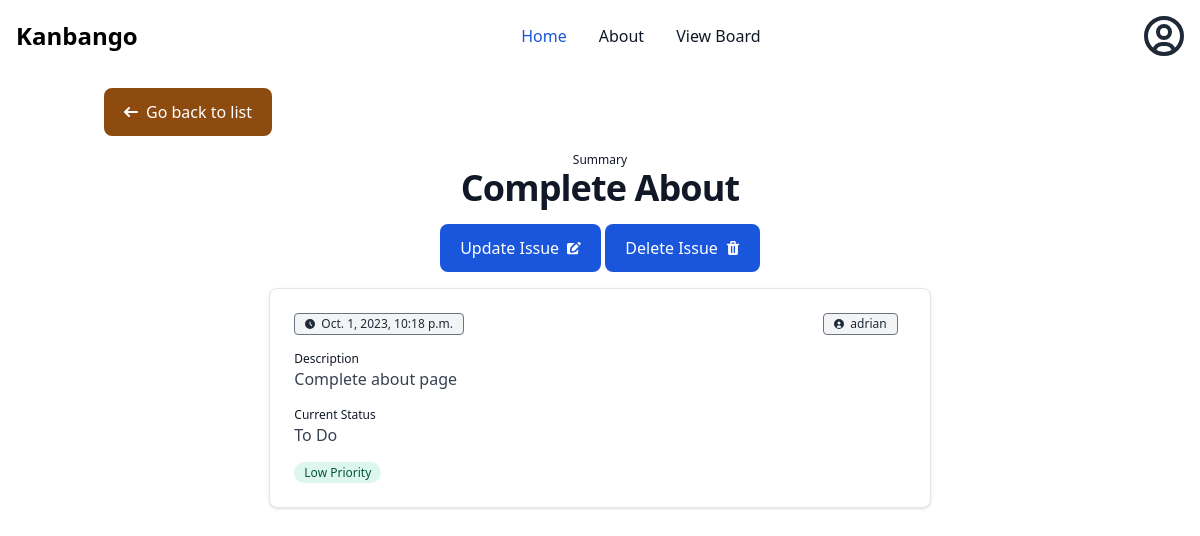
/issues/2/ (signed in), run on an earlier commit of the app's database.
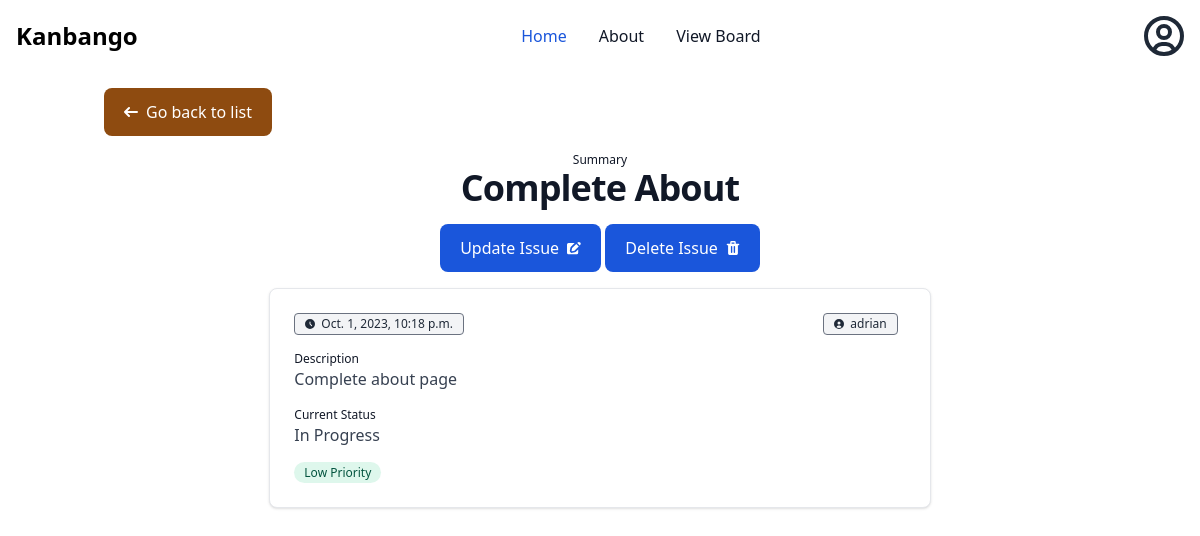
And on a later commit of the database.
### issues/models.py (models this page shows, shortened)
class Issue(models.Model):
    summary = models.CharField(max_length=512)
    description = models.TextField()
    reporter = models.ForeignKey(
        get_user_model(),
        on_delete=models.CASCADE
    )
    assignee = models.ForeignKey(
        get_user_model(),
        on_delete=models.CASCADE,
        related_name="assignee",
        blank=True, null=True
    )
    status = models.ForeignKey(
        Status,
        on_delete=models.CASCADE
    )
    priority = models.ForeignKey(
        Priority,
        on_delete=models.CASCADE
    )
    created_on = models.DateTimeField(auto_now_add=True)

class Status(models.Model):
    name = models.CharField(max_length=128)
    description = models.CharField(max_length=256)
    def __str__(self):
        return self.name

class Priority(models.Model):
    name = models.CharField(max_length=128)
    description = models.CharField(max_length=256)
    def __str__(self):
        return self.name

### accounts/models.py (models this page shows)
class CustomUser(AbstractUser):
    team = models.ForeignKey(
        Team,
        on_delete=models.CASCADE,
        null = True, blank = True
    )
    role = models.ForeignKey(
        Role,
        on_delete=models.CASCADE,
        null = True, blank = True
    )

### issues/views.py (the view)
# urls.py: path("<int:pk>/", views.IssueDetailView.as_view(), name="detail"),
class IssueDetailView(LoginRequiredMixin, DetailView):
    template_name = "issues/detail.html"
    model = Issue

### templates/issues/detail.html (shortened to what this page needs)
{% extends 'base.html' %}
{% block content %}
<div class="container mx-auto px-4 mb-4">
    <a href="{%url 'list' %}"
        class="inline-flex items-center justify-center px-5 py-3 text-base font-medium text-center text-white bg-yellow-700 rounded-lg hover:bg-blue-800 focus:ring-4 focus:ring-blue-300 dark:focus:ring-blue-900">
        <svg class="w-3.5 h-3.5 mr-2" aria-hidden="true" xmlns="http://www.w3.org/2000/svg" fill="none" viewBox="0 0 14 10">
            <path stroke="currentColor" stroke-linecap="round" stroke-linejoin="round" stroke-width="2" d="M13 5H1m0 0 4 4M1 5l4-4"/>
          </svg>
        Go back to list
    </a>
</div>
<div class="container mx-auto px-4 text-center">
    <p class="text-xs text-gray-900 dark:text-white">Summary</p>
    <h1
        class="mb-4 text-2xl font-extrabold leading-none tracking-tight text-gray-900 md:text-3xl lg:text-4xl dark:text-white">
        {{issue.summary}}</h1>
    <a href="{%url 'update' issue.id %}"
        class="inline-flex items-center justify-center px-5 py-3 text-base font-medium text-center text-white bg-blue-700 rounded-lg hover:bg-blue-800 focus:ring-4 focus:ring-blue-300 dark:focus:ring-blue-900">
        Update Issue
    </a>
    <a href="{%url 'delete' issue.id %}"
        class="inline-flex items-center justify-center px-5 py-3 text-base font-medium text-center text-white bg-blue-700 rounded-lg hover:bg-blue-800 focus:ring-4 focus:ring-blue-300 dark:focus:ring-blue-900">
        Delete Issue
    </a>
</div>
<div class="flex justify-center mx-auto px-4 mt-4">
    <div class="w-2/3 p-6 bg-white border border-gray-200 rounded-lg shadow dark:bg-gray-800 dark:border-gray-700">
        <div class="flex justify-between mb-2 items-center">
            <span
                class="bg-gray-100 text-gray-800 text-xs font-medium inline-flex items-center px-2.5 py-0.5 rounded mr-2 dark:bg-gray-700 dark:text-gray-400 border border-gray-500">
                <svg class="w-2.5 h-2.5 mr-1.5" aria-hidden="true" xmlns="http://www.w3.org/2000/svg"
                    fill="currentColor" viewBox="0 0 20 20">
                    <path
                        d="M10 0a10 10 0 1 0 10 10A10.011 10.011 0 0 0 10 0Zm3.982 13.982a1 1 0 0 1-1.414 0l-3.274-3.274A1.012 1.012 0 0 1 9 10V6a1 1 0 0 1 2 0v3.586l2.982 2.982a1 1 0 0 1 0 1.414Z" />
                </svg>
                {{issue.created_on}}
            </span>
            <span
                class="bg-gray-100 text-gray-800 text-xs font-medium inline-flex items-center px-2.5 py-0.5 rounded mr-2 dark:bg-gray-700 dark:text-gray-400 border border-gray-500">
                {{issue.assignee}}
            </span>
        </div>
        <p class="text-xs text-gray-900 dark:text-white mt-4">Description</p>
        <p class="mb-3 font-normal text-gray-700 dark:text-gray-400">{{issue.description}}</p>
        <p class="text-xs text-gray-900 dark:text-white mt-4">Current Status</p>
        <p class="mb-3 font-normal text-gray-700 dark:text-gray-400 capitalize">{{issue.status}}</p>
        {% if issue.priority.name == "high" %}
        <span
            class="bg-red-100 text-red-800 text-xs font-medium mr-2 px-2.5 py-0.5 rounded-full dark:bg-red-900 dark:text-red-300 capitalize">{{issue.priority}}
            Priority</span>
        {% elif issue.priority.name == "medium" %}
        <span
            class="bg-yellow-100 text-yellow-800 text-xs font-medium mr-2 px-2.5 py-0.5 rounded-full dark:bg-yellow-900 dark:text-yellow-300 capitalize">{{issue.priority}}
            Priority</span>
        {% else %}
        <span
            class="bg-green-100 text-green-800 text-xs font-medium mr-2 px-2.5 py-0.5 rounded-full dark:bg-green-900 dark:text-green-300 capitalize">{{issue.priority}}
            Priority</span>
        {% endif %}
    </div>
</div>
{% endblock content %}

### templates/base.html (shortened to what this page needs)
{% load compress %}
{% load static %}
<!DOCTYPE html>
<html lang="en">
<head>
    {% compress css %}
    <link rel="stylesheet" href="{% static 'src/css/output.css' %}">
    {% endcompress %}
</head>
<body>
    <nav class="bg-white border-gray-200 dark:bg-gray-900">
        <div class="max-w-screen-xl flex flex-wrap items-center justify-between mx-auto p-4">
            <a href="{% url 'home' %}" class="flex items-center">
                <span class="self-center text-2xl font-semibold whitespace-nowrap dark:text-white">Kanbango</span>
            </a>
            <div class="flex items-center md:order-2 gap-2">
                {% if user.is_authenticated %}
                <button type="button" class="flex mr-3 text-sm rounded-full md:mr-0 focus:ring-4 focus:ring-gray-300 dark:focus:ring-gray-600" id="user-menu-button" aria-expanded="false" data-dropdown-toggle="user-dropdown" data-dropdown-placement="bottom">
                  </button>
                {% else %}
                <a href="{% url 'login' %}" type="button" class="text-white bg-blue-700 hover:bg-blue-800 focus:ring-4 focus:ring-blue-300 font-medium rounded-lg text-sm px-5 py-2.5 mr-2 mb-2 dark:bg-blue-600 dark:hover:bg-blue-700 focus:outline-none dark:focus:ring-blue-800">Log In | Sign Up</a>
                {% endif %}
            </div>
            <div class="items-center justify-between hidden w-full md:flex md:w-auto md:order-1" id="navbar-user">
                <ul
                    class="flex flex-col font-medium p-4 md:p-0 mt-4 border border-gray-100 rounded-lg bg-gray-50 md:flex-row md:space-x-8 md:mt-0 md:border-0 md:bg-white dark:bg-gray-800 md:dark:bg-gray-900 dark:border-gray-700">
                    <li>
                        <a href="{% url 'home' %}"
                            class="block py-2 pl-3 pr-4 text-white bg-blue-700 rounded md:bg-transparent md:text-blue-700 md:p-0 md:dark:text-blue-500"
                            aria-current="page">Home</a>
                    </li>
                    <li>
                        <a href="{% url 'about' %}"
                            class="block py-2 pl-3 pr-4 text-gray-900 rounded hover:bg-gray-100 md:hover:bg-transparent md:hover:text-blue-700 md:p-0 dark:text-white md:dark:hover:text-blue-500 dark:hover:bg-gray-700 dark:hover:text-white md:dark:hover:bg-transparent dark:border-gray-700">About</a>
                    </li>
                    <li>
                        <a href="{% url 'list' %}"
                            class="block py-2 pl-3 pr-4 text-gray-900 rounded hover:bg-gray-100 md:hover:bg-transparent md:hover:text-blue-700 md:p-0 dark:text-white md:dark:hover:text-blue-500 dark:hover:bg-gray-700 dark:hover:text-white md:dark:hover:bg-transparent dark:border-gray-700">View Board</a>
                    </li>
                </ul>
            </div>
        </div>
    </nav>
    <div class="container mx-auto mt-4">
        {% block content %}
        {% endblock content %}
    </div>
</body>
</html>

What changed in the data, as far as the page shows it:
changed Issue "Complete About": status "To Do" → "In Progress"
